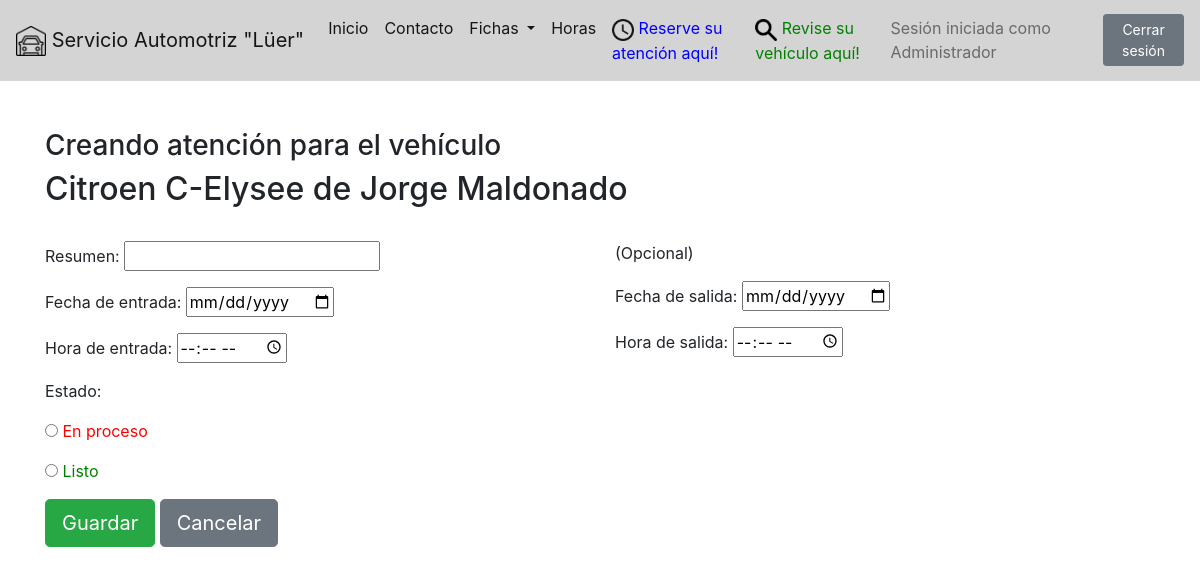
The app's page /fichas/vehiculos/6/atenciones/crear/ (signed in) with its own data.
### fichas/models.py (models this page shows, shortened)
class Vehiculo(models.Model):
	id_cliente	= models.ForeignKey('Cliente', blank = True, null = True, on_delete = models.SET_NULL, verbose_name='Dueño')
	patente		= models.CharField(max_length = 6)
	vin 		= models.CharField(max_length = 20, blank = True, null = True)
	tipo		= models.CharField(max_length = 40, default="Sedán")
	marca		= models.CharField(max_length = 40)
	modelo		= models.CharField(max_length = 40)
	kilometraje	= models.PositiveIntegerField()
	anyo		= models.PositiveIntegerField(null = True)
	imagen		= models.ImageField(upload_to='vehiculos/', blank=True, null=True)
	objects		= VehiculoManager()

class Cliente(models.Model):
	rut			= models.CharField(max_length = 10)
	nombre		= models.CharField(max_length = 100)
	telefono	= models.CharField(max_length = 12)
	email		= models.CharField(max_length = 100, blank = True)
	objects		= ClienteManager()
	def __str__(self):
		return self.nombre

### fichas/views.py (the view)
# urls.py: path('vehiculos/<int:id>/atenciones/crear/', atencion_create_view, name='atencion-create'),
@login_required
def atencion_create_view(request, id = 0):
	form = AtencionForm(request.POST or None)
	if form.is_valid():
		form.save()
		form = AtencionForm()
		return redirect('../')
	if id != 0:
		auto = get_object_or_404(Vehiculo, id=id)
		context = {
			'form': form,
			'vehiculo': auto
		}
	else:
		autos = Vehiculo.objects.all()
		context = {
			'form': form,
			'vehiculos': autos
		}
	return render(request, "atenciones/atencion_create.html", context)

### fichas/forms.py (shortened to what this page needs)
class AtencionForm(forms.ModelForm):
	id_vehiculo		= forms.ModelChoiceField(queryset=Vehiculo.objects.all())
	fecha_entrada	= forms.DateField()
	fecha_salida	= forms.DateField(required=False)
	hora_entrada	= forms.TimeField(required=False)
	hora_salida		= forms.TimeField(required=False)
	observaciones	= forms.CharField()
	widgets = {'id_vehiculo': forms.HiddenInput()}
	class Meta:
		model = Atencion
		fields = [
			'id_vehiculo',
			'estado',
			'fecha_entrada',
			'fecha_salida',
			'hora_entrada',
			'hora_salida',
			'observaciones'
		]

### fichas/models.py (called while the page is built)
def create_pin():
	return random.randint(999, 9999)

	def get_queryset(self):
		return VehiculoQuerySet(self.model, using=self._db)

### fichas/templates/atenciones/atencion_create.html (shortened to what this page needs)
{% extends 'base.html' %}
{% block content %}
{% if vehiculo %}
<h3>Creando atención para el vehículo</h3>
<h2>{{ vehiculo.marca }} {{ vehiculo.modelo }} de {{ vehiculo.id_cliente }}</h2>
<br/>
{% endif %}
<form method='POST'> {% csrf_token %}
	<div class="row">
		<div class="col">
			<p>Resumen: <input type="text" name="observaciones" required value="{{ obj.observaciones }}"></p>
			<p>Fecha de entrada: <input type="date" name="fecha_entrada" required value="{{ obj.fecha_entrada|date:'Y-m-d' }}"></p>
			<p>Hora de entrada: <input type="time" name="hora_entrada" value="{{ obj.hora_entrada|time:'H:i' }}"></p>
		</div>
		<div class="col">
			<p>(Opcional)</p>
			<p>Fecha de salida: <input type="date" name="fecha_salida" value="{{ obj.fecha_salida|date:'Y-m-d' }}"></p>
			<p>Hora de salida: <input type="time" name="hora_salida" value="{{ obj.hora_salida|time:'H:i' }}"></p>
		</div>
	</div>
	<p>Estado:</p>
	<p><input type="radio" name="estado" value="True" {% if obj.estado == True %} checked {% endif %}><font color="red"> En proceso</font></p>
	<p><input type="radio" name="estado" value="False" {% if obj.estado == False %} checked {% endif %}><font color="green"> Listo</p>
	<input type='submit' class="btn btn-success btn-lg" value='Guardar'/>
	<input type="button" class="btn btn-secondary btn-lg" onclick="goBack()" value="Cancelar" />
</form>
{% endblock %}

### templates/navbar.html (shortened to what this page needs)
{% load static %}
<nav class="navbar navbar-expand-lg navbar-light" style="background-color: #d4d4d4;">
  <a class="navbar-brand" href="/"><img src="{% static 'pages/images/garage2.png' %}" width="30" height="30"> Servicio Automotriz "Lüer"</a>
  <div class="collapse navbar-collapse" id="navbarSupportedContent">
    <ul class="navbar-nav mr-auto">
      <li class="nav-item active">
        <a class="nav-link" href="/">Inicio <span class="sr-only">(current)</span></a>
      </li>
      <li class="nav-item active">
        <a class="nav-link" href="/contacto">Contacto</a>
      </li>
      {% if user.is_authenticated %}
      <li class="nav-item active dropdown">
        <a href="/fichas/">
        <a class="nav-link dropdown-toggle" href="/fichas/" id="navbarDropdown" role="button" aria-haspopup="true" aria-expanded="false">
          Fichas
        </a>
      </a>
      </li>
      <li class="nav-item active">
        <a class="nav-link" href="/horas/admin">Horas</a>
      </li>
      {% endif %}
      <li class="nav-item active">
        <a class="nav-link" href="/horas"><img src="{% static 'pages/images/horas32.png' %}" width="22" height="22">  <font color="blue">Reserve su atención aquí!</font></a>
      </li>
      <li class="nav-item active">
        <a class="nav-link" href="/revisar"><img src="{% static 'pages/images/lupa32.png' %}" width="22" height="22">  <font color="green">Revise su vehículo aquí!</font></a>
      </li>
    </ul>
    {% if user.is_authenticated %}
    <span class="navbar-text px-2">
      Sesión iniciada como {{ user.first_name }}
    </span>
    <form class="form-inline">
      <a href="/accounts/logout">
        <button class="btn btn-sm btn-secondary" type="button">Cerrar sesión</button>
      </a>
    </form>
    {% else %}
      <a href="/accounts/login/?next=/fichas/">
        <input class="btn btn-primary" type="submit" value="Iniciar sesión" />
      </a>
    {% endif %}
  </div>
</nav>

### records on screen
Vehiculo: marca "Citroen", modelo "C-Elysee", id_cliente "Jorge Maldonado"

### other values on screen
{{ user.first_name }} "Administrador"
